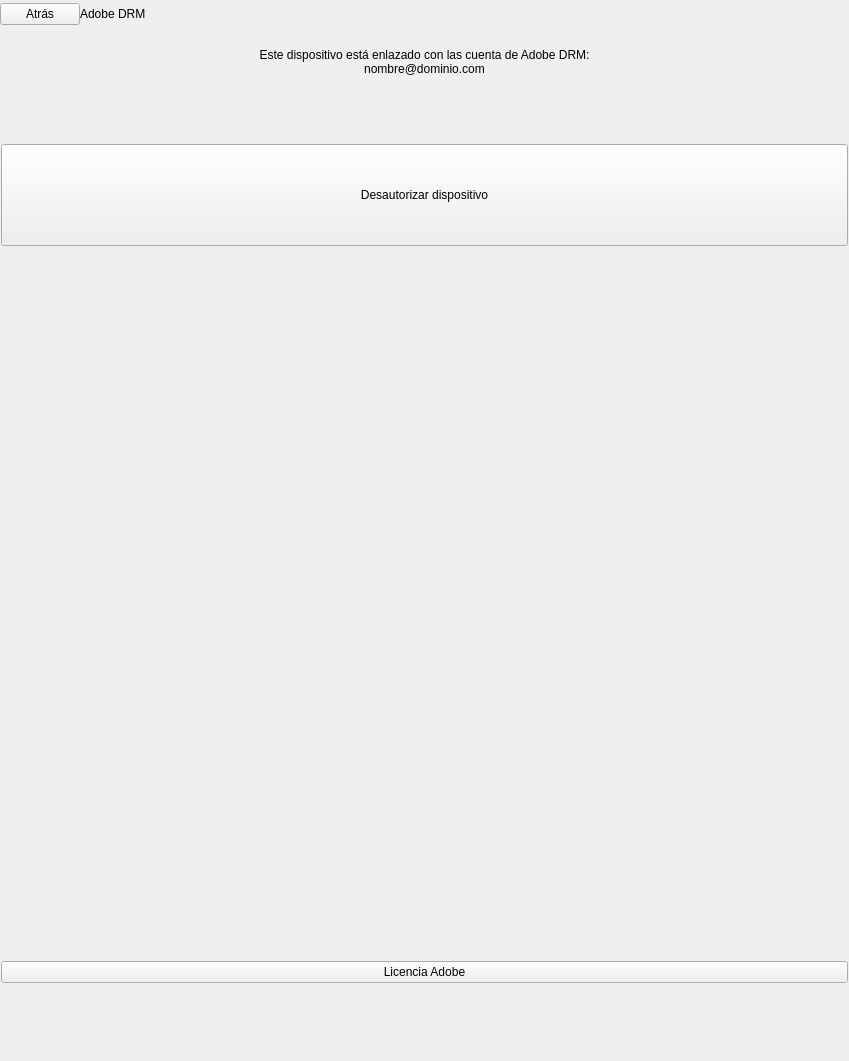
<?xml version="1.0" encoding="UTF-8"?>
<ui version="4.0">
 <class>SettingsAdobeDrmUnLinkDevice</class>
 <widget class="QWidget" name="SettingsAdobeDrmUnLinkDevice">
  <property name="geometry">
   <rect>
    <x>0</x>
    <y>0</y>
    <width>849</width>
    <height>1061</height>
   </rect>
  </property>
  <property name="sizePolicy">
   <sizepolicy hsizetype="Expanding" vsizetype="Expanding">
    <horstretch>0</horstretch>
    <verstretch>0</verstretch>
   </sizepolicy>
  </property>
  <property name="minimumSize">
   <size>
    <width>0</width>
    <height>0</height>
   </size>
  </property>
  <property name="maximumSize">
   <size>
    <width>849</width>
    <height>1061</height>
   </size>
  </property>
  <property name="windowTitle">
   <string>Form</string>
  </property>
  <property name="styleSheet">
   <string notr="true" />
  </property>
  <layout class="QVBoxLayout" name="verticalLayout">
   <property name="spacing">
    <number>0</number>
   </property>
   <property name="leftMargin">
    <number>0</number>
   </property>
   <property name="topMargin">
    <number>0</number>
   </property>
   <property name="rightMargin">
    <number>0</number>
   </property>
   <property name="bottomMargin">
    <number>20</number>
   </property>
   <item>
    <widget class="QWidget" name="settingsSectionHeader" native="true">
     <layout class="QHBoxLayout" name="horizontalLayout_8">
      <property name="spacing">
       <number>0</number>
      </property>
      <property name="margin">
       <number>0</number>
      </property>
      <item>
       <widget class="SilentQPushButton" name="backBtn">
        <property name="focusPolicy">
         <enum>Qt::NoFocus</enum>
        </property>
        <property name="text">
         <string>Atr&#225;s</string>
        </property>
       </widget>
      </item>
      <item>
       <widget class="QLabel" name="sectionTitleLbl">
        <property name="minimumSize">
         <size>
          <width>0</width>
          <height>0</height>
         </size>
        </property>
        <property name="maximumSize">
         <size>
          <width>16777215</width>
          <height>14142</height>
         </size>
        </property>
        <property name="text">
         <string>Adobe DRM</string>
        </property>
       </widget>
      </item>
      <item>
       <spacer name="horizontalSpacer">
        <property name="orientation">
         <enum>Qt::Horizontal</enum>
        </property>
        <property name="sizeHint" stdset="0">
         <size>
          <width>57</width>
          <height>28</height>
         </size>
        </property>
       </spacer>
      </item>
     </layout>
    </widget>
   </item>
   <item>
    <widget class="QFrame" name="settingsMarginTop">
     <property name="frameShape">
      <enum>QFrame::StyledPanel</enum>
     </property>
     <property name="frameShadow">
      <enum>QFrame::Raised</enum>
     </property>
    </widget>
   </item>
   <item>
    <widget class="QWidget" name="settingsCont" native="true">
     <property name="sizePolicy">
      <sizepolicy hsizetype="Minimum" vsizetype="Expanding">
       <horstretch>0</horstretch>
       <verstretch>0</verstretch>
      </sizepolicy>
     </property>
     <property name="styleSheet">
      <string notr="true" />
     </property>
     <layout class="QVBoxLayout" name="verticalLayout_2">
      <property name="spacing">
       <number>0</number>
      </property>
      <property name="leftMargin">
       <number>1</number>
      </property>
      <property name="topMargin">
       <number>20</number>
      </property>
      <property name="rightMargin">
       <number>1</number>
      </property>
      <property name="bottomMargin">
       <number>1</number>
      </property>
      <item>
       <widget class="QLabel" name="adobeDrmInfoLbl">
        <property name="sizePolicy">
         <sizepolicy hsizetype="Preferred" vsizetype="Preferred">
          <horstretch>0</horstretch>
          <verstretch>0</verstretch>
         </sizepolicy>
        </property>
        <property name="text">
         <string>Este dispositivo est&#225; enlazado con las cuenta de Adobe DRM:</string>
        </property>
        <property name="alignment">
         <set>Qt::AlignHCenter|Qt::AlignTop</set>
        </property>
        <property name="wordWrap">
         <bool>true</bool>
        </property>
        <property name="indent">
         <number>0</number>
        </property>
       </widget>
      </item>
      <item>
       <widget class="QLabel" name="accountEmailAdobeDrmLbl">
        <property name="minimumSize">
         <size>
          <width>0</width>
          <height>82</height>
         </size>
        </property>
        <property name="maximumSize">
         <size>
          <width>16777215</width>
          <height>116</height>
         </size>
        </property>
        <property name="text">
         <string>nombre@dominio.com</string>
        </property>
        <property name="alignment">
         <set>Qt::AlignHCenter|Qt::AlignTop</set>
        </property>
       </widget>
      </item>
      <item>
       <widget class="SilentQPushButton" name="overrideDeviceBtn">
        <property name="sizePolicy">
         <sizepolicy hsizetype="Expanding" vsizetype="Expanding">
          <horstretch>0</horstretch>
          <verstretch>0</verstretch>
         </sizepolicy>
        </property>
        <property name="minimumSize">
         <size>
          <width>0</width>
          <height>72</height>
         </size>
        </property>
        <property name="maximumSize">
         <size>
          <width>16777215</width>
          <height>102</height>
         </size>
        </property>
        <property name="focusPolicy">
         <enum>Qt::NoFocus</enum>
        </property>
        <property name="styleSheet">
         <string notr="true" />
        </property>
        <property name="text">
         <string>Desautorizar dispositivo</string>
        </property>
       </widget>
      </item>
      <item>
       <spacer name="verticalSpacer">
        <property name="orientation">
         <enum>Qt::Vertical</enum>
        </property>
        <property name="sizeHint" stdset="0">
         <size>
          <width>28</width>
          <height>57</height>
         </size>
        </property>
       </spacer>
      </item>
      <item>
       <widget class="QPushButton" name="licenseAdobeBtn">
        <property name="text">
         <string>Licencia Adobe</string>
        </property>
       </widget>
      </item>
     </layout>
    </widget>
   </item>
   <item>
    <spacer name="verticalBottomSection">
     <property name="orientation">
      <enum>Qt::Vertical</enum>
     </property>
     <property name="sizeType">
      <enum>QSizePolicy::Fixed</enum>
     </property>
     <property name="sizeHint" stdset="0">
      <size>
       <width>28</width>
       <height>57</height>
      </size>
     </property>
    </spacer>
   </item>
  </layout>
 </widget>
 <customwidgets>
  <customwidget>
   <class>SilentQPushButton</class>
   <extends>QPushButton</extends>
   <header>SilentQPushButton.h</header>
  </customwidget>
 </customwidgets>
 <resources />
 <connections />
</ui>
